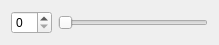
<?xml version="1.0" encoding="UTF-8"?>
<ui version="4.0">
 <class>SmallWidget</class>
 <widget class="QWidget" name="SmallWidget">
  <property name="geometry">
   <rect>
    <x>0</x>
    <y>0</y>
    <width>219</width>
    <height>42</height>
   </rect>
  </property>
  <property name="windowTitle">
   <string>Form</string>
  </property>
  <layout class="QHBoxLayout" name="horizontalLayout">
   <item>
    <widget class="QSpinBox" name="spinBox"/>
   </item>
   <item>
    <widget class="QSlider" name="horizontalSlider">
     <property name="orientation">
      <enum>Qt::Horizontal</enum>
     </property>
    </widget>
   </item>
  </layout>
 </widget>
 <resources/>
 <connections/>
</ui>
